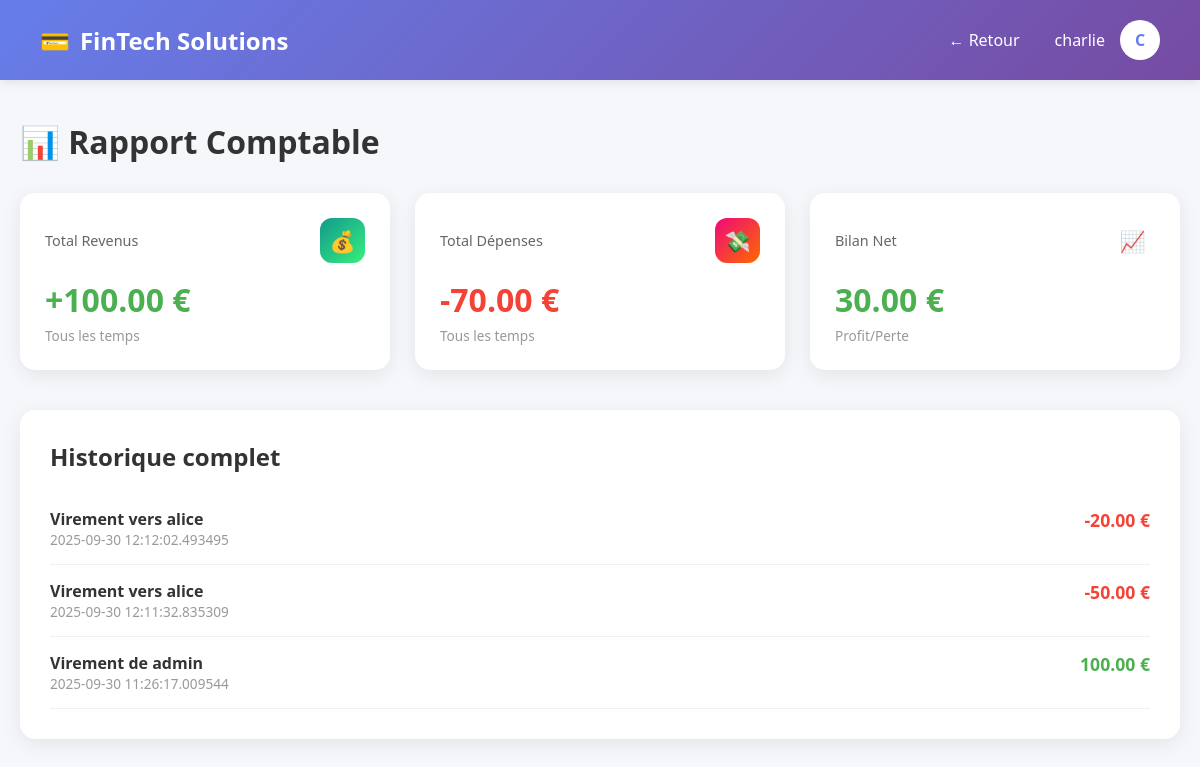
/accounting (signed in), run on the app's committed database.
### models.py (models this page shows, shortened)
class User(UserMixin, db.Model):
    id = db.Column(db.Integer, primary_key=True)
    username = db.Column(db.String(64), unique=True, nullable=False)
    password_hash = db.Column(db.String(128), nullable=False)
    balance = db.Column(db.Numeric(18, 4), default=0)  # <- ajouté
    transactions = db.relationship("Transaction", backref="user", lazy=True)

class Transaction(db.Model):
    id = db.Column(db.Integer, primary_key=True)
    user_id = db.Column(db.Integer, db.ForeignKey("user.id"), nullable=False)  # <-- Clé étrangère vers User
    account_id = db.Column(db.String(64), nullable=False, index=True)
    amount = db.Column(db.Numeric(18, 4), nullable=False)
    currency = db.Column(db.String(8), default="EUR", nullable=False)
    type = db.Column(db.String(8), nullable=False)  # 'credit' ou 'debit'
    created_at = db.Column(db.DateTime, default=datetime.utcnow)

### routes/transactions.py (the view)
@transactions_bp.route("/accounting")
@login_required
def accounting():
    transactions = Transaction.query.filter_by(user_id=current_user.id).order_by(Transaction.created_at.desc()).all()
    total_revenus = sum(Decimal(str(t.amount)) for t in transactions if t.amount > 0)
    total_depenses = sum(abs(Decimal(str(t.amount))) for t in transactions if t.amount < 0)
    return render_template("accounting.html",
                         transactions=transactions,
                         total_revenus=total_revenus,
                         total_depenses=total_depenses)

### routes/auth.py (called while the page is built)
@login_manager.user_loader
def load_user(user_id):
    return User.query.get(int(user_id))

### templates/accounting.html (shortened to what this page needs)
<!DOCTYPE html>
<html lang="fr">
<head>
    <link rel="stylesheet" href="{{ url_for('static', filename='css/dashboard.css') }}">
</head>
<body>
    <nav class="navbar">
        <div class="navbar-brand">
            <span>💳</span>
            <span>FinTech Solutions</span>
        </div>
        <div class="user-info">
            <a href="{{ url_for('transactions.dashboard') }}" style="color: white; margin-right: 20px; text-decoration: none;">← Retour</a>
            <span>{{ current_user.username }}</span>
            <div class="user-avatar">{{ current_user.username[0]|upper }}</div>
        </div>
    </nav>
    <div class="container">
        <h1 style="margin-bottom: 30px;">📊 Rapport Comptable</h1>
        <div class="cards-grid">
            <div class="card">
                <div class="card-header">
                    <span class="card-title">Total Revenus</span>
                    <div class="card-icon icon-income">💰</div>
                </div>
                <div class="card-value" style="color: #4caf50;">+{{ "%.2f"|format(total_revenus) }} €</div>
                <div class="card-subtitle">Tous les temps</div>
            </div>
            <div class="card">
                <div class="card-header">
                    <span class="card-title">Total Dépenses</span>
                    <div class="card-icon icon-expense">💸</div>
                </div>
                <div class="card-value" style="color: #f44336;">-{{ "%.2f"|format(total_depenses) }} €</div>
                <div class="card-subtitle">Tous les temps</div>
            </div>
            <div class="card">
                <div class="card-header">
                    <span class="card-title">Bilan Net</span>
                    <div class="card-icon">📈</div>
                </div>
                <div class="card-value" style="color: {{ '#4caf50' if (total_revenus - total_depenses) > 0 else '#f44336' }};">
                    {{ "%.2f"|format(total_revenus - total_depenses) }} €
                </div>
                <div class="card-subtitle">Profit/Perte</div>
            </div>
        </div>
        <div style="background: white; border-radius: 15px; padding: 30px; box-shadow: 0 5px 20px rgba(0,0,0,0.08); margin-top: 30px;">
            <h2 style="margin-bottom: 20px;">Historique complet</h2>
            {% for transaction in transactions %}
            <div style="display: flex; justify-content: space-between; padding: 15px 0; border-bottom: 1px solid #f0f0f0;">
                <div>
                    <div style="font-weight: 600;">{{ transaction.type }}</div>
                    <div style="font-size: 0.85rem; color: #999;">{{ transaction.created_at }}</div>
                </div>
                <div style="font-weight: bold; font-size: 1.1rem; color: {{ '#4caf50' if transaction.amount > 0 else '#f44336' }};">
                    {{ "%.2f"|format(transaction.amount) }} €
                </div>
            </div>
            {% endfor %}
        </div>
    </div>
</body>
</html>

### static/css/dashboard.css (style rules this page uses)
* { margin: 0; padding: 0; box-sizing: border-box; }
body { font-family: 'Segoe UI', Tahoma, Geneva, Verdana, sans-serif; background: #f5f7fa; color: #333; }
.navbar { background: linear-gradient(135deg, #667eea 0%, #764ba2 100%); color: white; padding: 20px 40px; display: flex; justify-content: space-between; align-items: center; box-shadow: 0 2px 10px rgba(0,0,0,0.1); }
.navbar-brand { font-size: 1.5rem; font-weight: bold; display: flex; align-items: center; gap: 10px; }
.user-info { display: flex; align-items: center; gap: 15px; }
.user-avatar { width: 40px; height: 40px; border-radius: 50%; background: white; color: #667eea; display: flex; align-items: center; justify-content: center; font-weight: bold; }
.container { max-width: 1200px; margin: 40px auto; padding: 0 20px; }
.cards-grid { display: grid; grid-template-columns: repeat(auto-fit, minmax(280px, 1fr)); gap: 25px; margin-bottom: 40px; }
.card { background: white; border-radius: 15px; padding: 25px; box-shadow: 0 5px 20px rgba(0,0,0,0.08); transition: transform 0.3s, box-shadow 0.3s; }
.card-header { display: flex; justify-content: space-between; align-items: center; margin-bottom: 15px; }
.card-title { font-size: 0.9rem; color: #666; font-weight: 500; }
.card-icon { width: 45px; height: 45px; border-radius: 12px; display: flex; align-items: center; justify-content: center; font-size: 1.3rem; }
.icon-income { background: linear-gradient(135deg, #11998e 0%, #38ef7d 100%); }
.icon-expense { background: linear-gradient(135deg, #ee0979 0%, #ff6a00 100%); }
.card-value { font-size: 2rem; font-weight: bold; color: #333; margin-bottom: 5px; }
.card-subtitle { font-size: 0.85rem; color: #999; }

### data on the page
User: username "charlie", username "C"
Transaction: amount "-20.00"
Transaction: amount "-50.00"
Transaction: amount "100.00"

### other printed values
{{ "%.2f"|format(total_revenus) }} "100.00"
{{ "%.2f"|format(total_depenses) }} "70.00"
{{ "%.2f"|format(total_revenus - total_depenses) }} "30.00"
